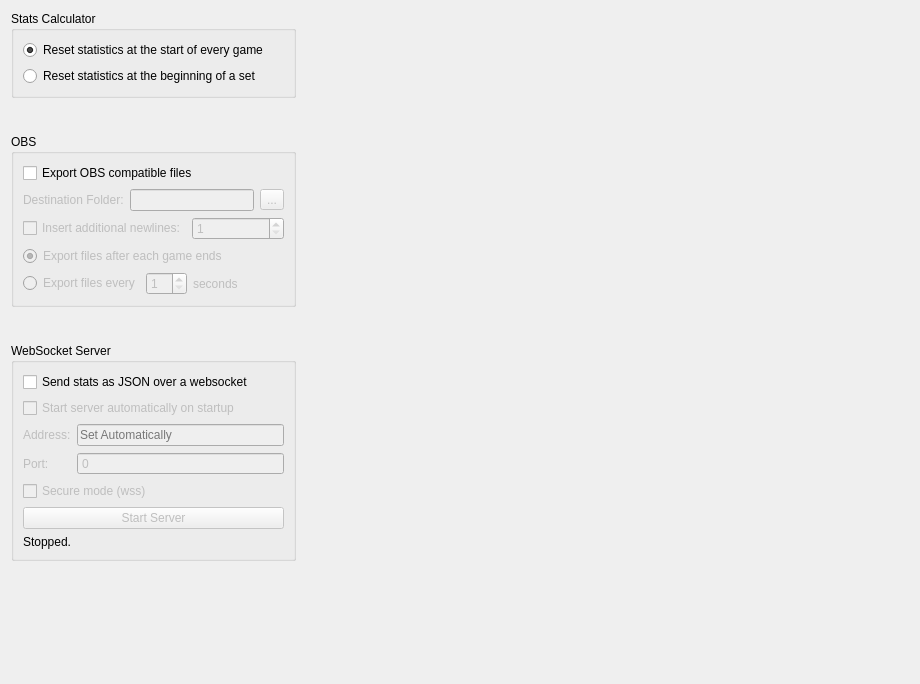
<?xml version="1.0" encoding="UTF-8"?>
<ui version="4.0">
 <class>ExportView</class>
 <widget class="QWidget" name="ExportView">
  <property name="geometry">
   <rect>
    <x>0</x>
    <y>0</y>
    <width>920</width>
    <height>684</height>
   </rect>
  </property>
  <property name="windowTitle">
   <string>Form</string>
  </property>
  <layout class="QGridLayout" name="gridLayout" columnstretch="0,1">
   <item row="1" column="0">
    <spacer name="verticalSpacer_2">
     <property name="orientation">
      <enum>Qt::Vertical</enum>
     </property>
     <property name="sizeType">
      <enum>QSizePolicy::Fixed</enum>
     </property>
     <property name="sizeHint" stdset="0">
      <size>
       <width>20</width>
       <height>30</height>
      </size>
     </property>
    </spacer>
   </item>
   <item row="0" column="0">
    <widget class="QGroupBox" name="groupBox_stats">
     <property name="title">
      <string>Stats Calculator</string>
     </property>
     <layout class="QVBoxLayout" name="verticalLayout_4">
      <item>
       <layout class="QVBoxLayout" name="verticalLayout_3">
        <item>
         <widget class="QRadioButton" name="radioButton_resetStatsEveryGame">
          <property name="text">
           <string>Reset statistics at the start of every game</string>
          </property>
          <property name="checked">
           <bool>true</bool>
          </property>
         </widget>
        </item>
        <item>
         <widget class="QRadioButton" name="radioButton_resetStatsEverySet">
          <property name="text">
           <string>Reset statistics at the beginning of a set</string>
          </property>
         </widget>
        </item>
       </layout>
      </item>
     </layout>
    </widget>
   </item>
   <item row="4" column="0">
    <widget class="QGroupBox" name="groupBox_webSocketServer">
     <property name="title">
      <string>WebSocket Server</string>
     </property>
     <layout class="QGridLayout" name="gridLayout_2">
      <item row="3" column="1">
       <widget class="QSpinBox" name="spinBox_wsPort">
        <property name="enabled">
         <bool>false</bool>
        </property>
        <property name="buttonSymbols">
         <enum>QAbstractSpinBox::NoButtons</enum>
        </property>
        <property name="maximum">
         <number>65535</number>
        </property>
        <property name="value">
         <number>0</number>
        </property>
       </widget>
      </item>
      <item row="5" column="0" colspan="2">
       <widget class="QPushButton" name="pushButton_wsStartStop">
        <property name="enabled">
         <bool>false</bool>
        </property>
        <property name="text">
         <string>Start Server</string>
        </property>
       </widget>
      </item>
      <item row="3" column="0">
       <widget class="QLabel" name="label_wsPort">
        <property name="enabled">
         <bool>false</bool>
        </property>
        <property name="text">
         <string>Port:</string>
        </property>
       </widget>
      </item>
      <item row="2" column="0">
       <widget class="QLabel" name="label_wsAddress">
        <property name="enabled">
         <bool>false</bool>
        </property>
        <property name="text">
         <string>Address:</string>
        </property>
       </widget>
      </item>
      <item row="6" column="0" colspan="2">
       <widget class="QLabel" name="label_wsStatus">
        <property name="text">
         <string>Stopped.</string>
        </property>
       </widget>
      </item>
      <item row="0" column="0" colspan="2">
       <widget class="QCheckBox" name="checkBox_wsEnable">
        <property name="text">
         <string>Send stats as JSON over a websocket</string>
        </property>
       </widget>
      </item>
      <item row="2" column="1">
       <widget class="QLineEdit" name="lineEdit_wsAddress">
        <property name="enabled">
         <bool>false</bool>
        </property>
        <property name="maxLength">
         <number>256</number>
        </property>
        <property name="placeholderText">
         <string>Set Automatically</string>
        </property>
       </widget>
      </item>
      <item row="1" column="0" colspan="2">
       <widget class="QCheckBox" name="checkBox_wsAutoStart">
        <property name="enabled">
         <bool>false</bool>
        </property>
        <property name="text">
         <string>Start server automatically on startup</string>
        </property>
       </widget>
      </item>
      <item row="4" column="0" colspan="2">
       <widget class="QCheckBox" name="checkBox_wsSecureMode">
        <property name="enabled">
         <bool>false</bool>
        </property>
        <property name="text">
         <string>Secure mode (wss)</string>
        </property>
        <property name="checked">
         <bool>false</bool>
        </property>
       </widget>
      </item>
     </layout>
    </widget>
   </item>
   <item row="2" column="0">
    <widget class="QGroupBox" name="groupBox_obs">
     <property name="title">
      <string>OBS</string>
     </property>
     <layout class="QVBoxLayout" name="verticalLayout_2">
      <item>
       <widget class="QCheckBox" name="checkBox_obsExport">
        <property name="sizePolicy">
         <sizepolicy hsizetype="Minimum" vsizetype="Fixed">
          <horstretch>0</horstretch>
          <verstretch>0</verstretch>
         </sizepolicy>
        </property>
        <property name="text">
         <string>Export OBS compatible files</string>
        </property>
       </widget>
      </item>
      <item>
       <layout class="QHBoxLayout" name="horizontalLayout">
        <item>
         <widget class="QLabel" name="label_obsDestFolder">
          <property name="enabled">
           <bool>false</bool>
          </property>
          <property name="text">
           <string>Destination Folder:</string>
          </property>
         </widget>
        </item>
        <item>
         <widget class="QLineEdit" name="lineEdit_obsDestFolder">
          <property name="enabled">
           <bool>false</bool>
          </property>
          <property name="sizePolicy">
           <sizepolicy hsizetype="MinimumExpanding" vsizetype="Fixed">
            <horstretch>0</horstretch>
            <verstretch>0</verstretch>
           </sizepolicy>
          </property>
          <property name="readOnly">
           <bool>true</bool>
          </property>
         </widget>
        </item>
        <item>
         <widget class="QToolButton" name="toolButton_obsBrowseFolder">
          <property name="enabled">
           <bool>false</bool>
          </property>
          <property name="text">
           <string>...</string>
          </property>
         </widget>
        </item>
       </layout>
      </item>
      <item>
       <layout class="QHBoxLayout" name="horizontalLayout_2">
        <item>
         <widget class="QCheckBox" name="checkBox_obsInsertNewlines">
          <property name="enabled">
           <bool>false</bool>
          </property>
          <property name="text">
           <string>Insert additional newlines:</string>
          </property>
         </widget>
        </item>
        <item>
         <widget class="QSpinBox" name="spinBox_obsNewlines">
          <property name="enabled">
           <bool>false</bool>
          </property>
          <property name="sizePolicy">
           <sizepolicy hsizetype="Minimum" vsizetype="Fixed">
            <horstretch>0</horstretch>
            <verstretch>0</verstretch>
           </sizepolicy>
          </property>
          <property name="minimum">
           <number>1</number>
          </property>
          <property name="maximum">
           <number>10</number>
          </property>
         </widget>
        </item>
       </layout>
      </item>
      <item>
       <layout class="QGridLayout" name="gridLayout_4">
        <item row="1" column="1">
         <widget class="QSpinBox" name="spinBox_obsSeconds">
          <property name="enabled">
           <bool>false</bool>
          </property>
          <property name="sizePolicy">
           <sizepolicy hsizetype="Minimum" vsizetype="Fixed">
            <horstretch>0</horstretch>
            <verstretch>0</verstretch>
           </sizepolicy>
          </property>
          <property name="minimum">
           <number>1</number>
          </property>
          <property name="maximum">
           <number>60</number>
          </property>
         </widget>
        </item>
        <item row="1" column="2">
         <widget class="QLabel" name="label_obsSeconds">
          <property name="enabled">
           <bool>false</bool>
          </property>
          <property name="text">
           <string>seconds</string>
          </property>
         </widget>
        </item>
        <item row="1" column="0">
         <widget class="QRadioButton" name="radioButton_obsExportAfterInterval">
          <property name="enabled">
           <bool>false</bool>
          </property>
          <property name="text">
           <string>Export files every</string>
          </property>
         </widget>
        </item>
        <item row="1" column="3">
         <spacer name="horizontalSpacer">
          <property name="orientation">
           <enum>Qt::Horizontal</enum>
          </property>
          <property name="sizeHint" stdset="0">
           <size>
            <width>40</width>
            <height>20</height>
           </size>
          </property>
         </spacer>
        </item>
        <item row="0" column="0" colspan="4">
         <widget class="QRadioButton" name="radioButton_obsExportAfterEachGame">
          <property name="enabled">
           <bool>false</bool>
          </property>
          <property name="text">
           <string>Export files after each game ends</string>
          </property>
          <property name="checked">
           <bool>true</bool>
          </property>
         </widget>
        </item>
       </layout>
      </item>
     </layout>
    </widget>
   </item>
   <item row="0" column="1">
    <spacer name="horizontalSpacer_2">
     <property name="orientation">
      <enum>Qt::Horizontal</enum>
     </property>
     <property name="sizeHint" stdset="0">
      <size>
       <width>40</width>
       <height>20</height>
      </size>
     </property>
    </spacer>
   </item>
   <item row="5" column="0">
    <spacer name="verticalSpacer">
     <property name="orientation">
      <enum>Qt::Vertical</enum>
     </property>
     <property name="sizeHint" stdset="0">
      <size>
       <width>20</width>
       <height>40</height>
      </size>
     </property>
    </spacer>
   </item>
   <item row="3" column="0">
    <spacer name="verticalSpacer_3">
     <property name="orientation">
      <enum>Qt::Vertical</enum>
     </property>
     <property name="sizeType">
      <enum>QSizePolicy::Fixed</enum>
     </property>
     <property name="sizeHint" stdset="0">
      <size>
       <width>20</width>
       <height>30</height>
      </size>
     </property>
    </spacer>
   </item>
  </layout>
 </widget>
 <resources/>
 <connections/>
</ui>
